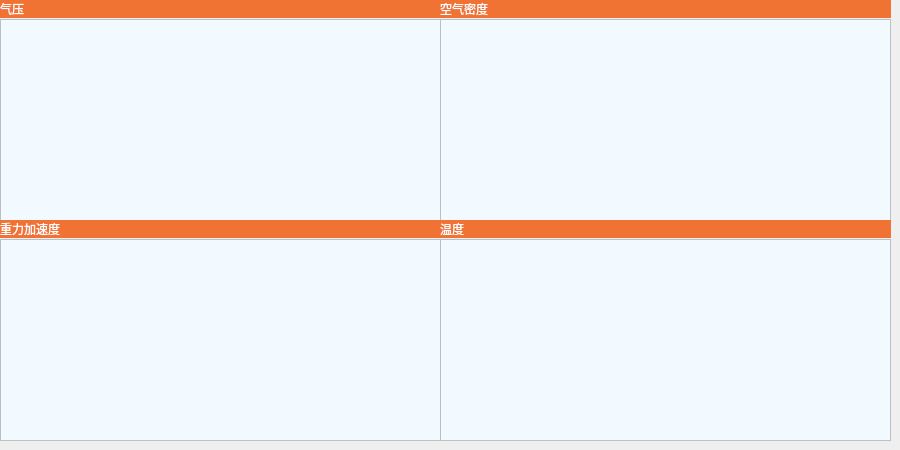
    <widget class="QWidget" name="tab_3">
     <attribute name="title">
      <string>模拟数据—环境特征</string>
     </attribute>
     <widget class="QWidget" name="layoutWidget_15">
      <property name="geometry">
       <rect>
        <x>0</x>
        <y>0</y>
        <width>441</width>
        <height>221</height>
       </rect>
      </property>
      <layout class="QGridLayout" name="gridLayout_16">
       <property name="verticalSpacing">
        <number>1</number>
       </property>
       <item row="1" column="0">
        <widget class="plotWidget" name="environment_pressure_plot">
         <property name="styleSheet">
          <string notr="true">background-color: rgb(242, 249, 255);</string>
         </property>
        </widget>
       </item>
       <item row="0" column="0">
        <widget class="QLabel" name="imu_angular_27">
         <property name="palette">
          <palette>
           <active>
            <colorrole role="WindowText">
             <brush brushstyle="SolidPattern">
              <color alpha="255">
               <red>255</red>
               <green>255</green>
               <blue>255</blue>
              </color>
             </brush>
            </colorrole>
            <colorrole role="Button">
             <brush brushstyle="SolidPattern">
              <color alpha="255">
               <red>241</red>
               <green>115</green>
               <blue>52</blue>
              </color>
             </brush>
            </colorrole>
            <colorrole role="Base">
             <brush brushstyle="SolidPattern">
              <color alpha="255">
               <red>241</red>
               <green>115</green>
               <blue>52</blue>
              </color>
             </brush>
            </colorrole>
            <colorrole role="Window">
             <brush brushstyle="SolidPattern">
              <color alpha="255">
               <red>241</red>
               <green>115</green>
               <blue>52</blue>
              </color>
             </brush>
            </colorrole>
           </active>
           <inactive>
            <colorrole role="WindowText">
             <brush brushstyle="SolidPattern">
              <color alpha="255">
               <red>255</red>
               <green>255</green>
               <blue>255</blue>
              </color>
             </brush>
            </colorrole>
            <colorrole role="Button">
             <brush brushstyle="SolidPattern">
              <color alpha="255">
               <red>241</red>
               <green>115</green>
               <blue>52</blue>
              </color>
             </brush>
            </colorrole>
            <colorrole role="Base">
             <brush brushstyle="SolidPattern">
              <color alpha="255">
               <red>241</red>
               <green>115</green>
               <blue>52</blue>
              </color>
             </brush>
            </colorrole>
            <colorrole role="Window">
             <brush brushstyle="SolidPattern">
              <color alpha="255">
               <red>241</red>
               <green>115</green>
               <blue>52</blue>
              </color>
             </brush>
            </colorrole>
           </inactive>
           <disabled>
            <colorrole role="WindowText">
             <brush brushstyle="SolidPattern">
              <color alpha="255">
               <red>120</red>
               <green>120</green>
               <blue>120</blue>
              </color>
             </brush>
            </colorrole>
            <colorrole role="Button">
             <brush brushstyle="SolidPattern">
              <color alpha="255">
               <red>241</red>
               <green>115</green>
               <blue>52</blue>
              </color>
             </brush>
            </colorrole>
            <colorrole role="Base">
             <brush brushstyle="SolidPattern">
              <color alpha="255">
               <red>241</red>
               <green>115</green>
               <blue>52</blue>
              </color>
             </brush>
            </colorrole>
            <colorrole role="Window">
             <brush brushstyle="SolidPattern">
              <color alpha="255">
               <red>241</red>
               <green>115</green>
               <blue>52</blue>
              </color>
             </brush>
            </colorrole>
           </disabled>
          </palette>
         </property>
         <property name="font">
          <font>
           <family>等线</family>
           <pointsize>9</pointsize>
           <weight>50</weight>
           <bold>false</bold>
          </font>
         </property>
         <property name="styleSheet">
          <string notr="true">background-color: rgb(226, 226, 226);
background-color: rgb(241, 115, 52);</string>
         </property>
         <property name="text">
          <string>气压</string>
         </property>
        </widget>
       </item>
      </layout>
     </widget>
     <widget class="QWidget" name="layoutWidget_16">
      <property name="geometry">
       <rect>
        <x>0</x>
        <y>220</y>
        <width>441</width>
        <height>221</height>
       </rect>
      </property>
      <layout class="QGridLayout" name="gridLayout_17">
       <property name="verticalSpacing">
        <number>1</number>
       </property>
       <item row="1" column="0">
        <widget class="plotWidget" name="environment_gravity_plot">
         <property name="styleSheet">
          <string notr="true">background-color: rgb(242, 249, 255);</string>
         </property>
        </widget>
       </item>
       <item row="0" column="0">
        <widget class="QLabel" name="imu_angular_29">
         <property name="palette">
          <palette>
           <active>
            <colorrole role="WindowText">
             <brush brushstyle="SolidPattern">
              <color alpha="255">
               <red>255</red>
               <green>255</green>
               <blue>255</blue>
              </color>
             </brush>
            </colorrole>
            <colorrole role="Button">
             <brush brushstyle="SolidPattern">
              <color alpha="255">
               <red>241</red>
               <green>115</green>
               <blue>52</blue>
              </color>
             </brush>
            </colorrole>
            <colorrole role="Base">
             <brush brushstyle="SolidPattern">
              <color alpha="255">
               <red>241</red>
               <green>115</green>
               <blue>52</blue>
              </color>
             </brush>
            </colorrole>
            <colorrole role="Window">
             <brush brushstyle="SolidPattern">
              <color alpha="255">
               <red>241</red>
               <green>115</green>
               <blue>52</blue>
              </color>
             </brush>
            </colorrole>
           </active>
           <inactive>
            <colorrole role="WindowText">
             <brush brushstyle="SolidPattern">
              <color alpha="255">
               <red>255</red>
               <green>255</green>
               <blue>255</blue>
              </color>
             </brush>
            </colorrole>
            <colorrole role="Button">
             <brush brushstyle="SolidPattern">
              <color alpha="255">
               <red>241</red>
               <green>115</green>
               <blue>52</blue>
              </color>
             </brush>
            </colorrole>
            <colorrole role="Base">
             <brush brushstyle="SolidPattern">
              <color alpha="255">
               <red>241</red>
               <green>115</green>
               <blue>52</blue>
              </color>
             </brush>
            </colorrole>
            <colorrole role="Window">
             <brush brushstyle="SolidPattern">
              <color alpha="255">
               <red>241</red>
               <green>115</green>
               <blue>52</blue>
              </color>
             </brush>
            </colorrole>
           </inactive>
           <disabled>
            <colorrole role="WindowText">
             <brush brushstyle="SolidPattern">
              <color alpha="255">
               <red>120</red>
               <green>120</green>
               <blue>120</blue>
              </color>
             </brush>
            </colorrole>
            <colorrole role="Button">
             <brush brushstyle="SolidPattern">
              <color alpha="255">
               <red>241</red>
               <green>115</green>
               <blue>52</blue>
              </color>
             </brush>
            </colorrole>
            <colorrole role="Base">
             <brush brushstyle="SolidPattern">
              <color alpha="255">
               <red>241</red>
               <green>115</green>
               <blue>52</blue>
              </color>
             </brush>
            </colorrole>
            <colorrole role="Window">
             <brush brushstyle="SolidPattern">
              <color alpha="255">
               <red>241</red>
               <green>115</green>
               <blue>52</blue>
              </color>
             </brush>
            </colorrole>
           </disabled>
          </palette>
         </property>
         <property name="font">
          <font>
           <family>等线</family>
           <pointsize>9</pointsize>
           <weight>50</weight>
           <bold>false</bold>
          </font>
         </property>
         <property name="styleSheet">
          <string notr="true">background-color: rgb(226, 226, 226);
background-color: rgb(241, 115, 52);</string>
         </property>
         <property name="text">
          <string>重力加速度</string>
         </property>
        </widget>
       </item>
      </layout>
     </widget>
     <widget class="QWidget" name="layoutWidget_17">
      <property name="geometry">
       <rect>
        <x>440</x>
        <y>0</y>
        <width>451</width>
        <height>221</height>
       </rect>
      </property>
      <layout class="QGridLayout" name="gridLayout_18">
       <property name="verticalSpacing">
        <number>1</number>
       </property>
       <item row="1" column="0">
        <widget class="plotWidget" name="environment_air_density_plot">
         <property name="styleSheet">
          <string notr="true">background-color: rgb(242, 249, 255);</string>
         </property>
        </widget>
       </item>
       <item row="0" column="0">
        <widget class="QLabel" name="imu_angular_31">
         <property name="palette">
          <palette>
           <active>
            <colorrole role="WindowText">
             <brush brushstyle="SolidPattern">
              <color alpha="255">
               <red>255</red>
               <green>255</green>
               <blue>255</blue>
              </color>
             </brush>
            </colorrole>
            <colorrole role="Button">
             <brush brushstyle="SolidPattern">
              <color alpha="255">
               <red>241</red>
               <green>115</green>
               <blue>52</blue>
              </color>
             </brush>
            </colorrole>
            <colorrole role="Base">
             <brush brushstyle="SolidPattern">
              <color alpha="255">
               <red>241</red>
               <green>115</green>
               <blue>52</blue>
              </color>
             </brush>
            </colorrole>
            <colorrole role="Window">
             <brush brushstyle="SolidPattern">
              <color alpha="255">
               <red>241</red>
               <green>115</green>
               <blue>52</blue>
              </color>
             </brush>
            </colorrole>
           </active>
           <inactive>
            <colorrole role="WindowText">
             <brush brushstyle="SolidPattern">
              <color alpha="255">
               <red>255</red>
               <green>255</green>
               <blue>255</blue>
              </color>
             </brush>
            </colorrole>
            <colorrole role="Button">
             <brush brushstyle="SolidPattern">
              <color alpha="255">
               <red>241</red>
               <green>115</green>
               <blue>52</blue>
              </color>
             </brush>
            </colorrole>
            <colorrole role="Base">
             <brush brushstyle="SolidPattern">
              <color alpha="255">
               <red>241</red>
               <green>115</green>
               <blue>52</blue>
              </color>
             </brush>
            </colorrole>
            <colorrole role="Window">
             <brush brushstyle="SolidPattern">
              <color alpha="255">
               <red>241</red>
               <green>115</green>
               <blue>52</blue>
              </color>
             </brush>
            </colorrole>
           </inactive>
           <disabled>
            <colorrole role="WindowText">
             <brush brushstyle="SolidPattern">
              <color alpha="255">
               <red>120</red>
               <green>120</green>
               <blue>120</blue>
              </color>
             </brush>
            </colorrole>
            <colorrole role="Button">
             <brush brushstyle="SolidPattern">
              <color alpha="255">
               <red>241</red>
               <green>115</green>
               <blue>52</blue>
              </color>
             </brush>
            </colorrole>
            <colorrole role="Base">
             <brush brushstyle="SolidPattern">
              <color alpha="255">
               <red>241</red>
               <green>115</green>
               <blue>52</blue>
              </color>
             </brush>
            </colorrole>
            <colorrole role="Window">
             <brush brushstyle="SolidPattern">
              <color alpha="255">
               <red>241</red>
               <green>115</green>
               <blue>52</blue>
              </color>
             </brush>
            </colorrole>
           </disabled>
          </palette>
         </property>
         <property name="font">
          <font>
           <family>等线</family>
           <pointsize>9</pointsize>
           <weight>50</weight>
           <bold>false</bold>
          </font>
         </property>
         <property name="styleSheet">
          <string notr="true">background-color: rgb(226, 226, 226);
background-color: rgb(241, 115, 52);</string>
         </property>
         <property name="text">
          <string>空气密度</string>
         </property>
        </widget>
       </item>
      </layout>
     </widget>
     <widget class="QWidget" name="layoutWidget_18">
      <property name="geometry">
       <rect>
        <x>440</x>
        <y>220</y>
        <width>451</width>
        <height>221</height>
       </rect>
      </property>
      <layout class="QGridLayout" name="gridLayout_19">
       <property name="verticalSpacing">
        <number>1</number>
       </property>
       <item row="1" column="0">
        <widget class="plotWidget" name="environment_temperature_plot">
         <property name="styleSheet">
          <string notr="true">background-color: rgb(242, 249, 255);</string>
         </property>
        </widget>
       </item>
       <item row="0" column="0">
        <widget class="QLabel" name="imu_angular_33">
         <property name="palette">
          <palette>
           <active>
            <colorrole role="WindowText">
             <brush brushstyle="SolidPattern">
              <color alpha="255">
               <red>255</red>
               <green>255</green>
               <blue>255</blue>
              </color>
             </brush>
            </colorrole>
            <colorrole role="Button">
             <brush brushstyle="SolidPattern">
              <color alpha="255">
               <red>241</red>
               <green>115</green>
               <blue>52</blue>
              </color>
             </brush>
            </colorrole>
            <colorrole role="Base">
             <brush brushstyle="SolidPattern">
              <color alpha="255">
               <red>241</red>
               <green>115</green>
               <blue>52</blue>
              </color>
             </brush>
            </colorrole>
            <colorrole role="Window">
             <brush brushstyle="SolidPattern">
              <color alpha="255">
               <red>241</red>
               <green>115</green>
               <blue>52</blue>
              </color>
             </brush>
            </colorrole>
           </active>
           <inactive>
            <colorrole role="WindowText">
             <brush brushstyle="SolidPattern">
              <color alpha="255">
               <red>255</red>
               <green>255</green>
               <blue>255</blue>
              </color>
             </brush>
            </colorrole>
            <colorrole role="Button">
             <brush brushstyle="SolidPattern">
              <color alpha="255">
               <red>241</red>
               <green>115</green>
               <blue>52</blue>
              </color>
             </brush>
            </colorrole>
            <colorrole role="Base">
             <brush brushstyle="SolidPattern">
              <color alpha="255">
               <red>241</red>
               <green>115</green>
               <blue>52</blue>
              </color>
             </brush>
            </colorrole>
            <colorrole role="Window">
             <brush brushstyle="SolidPattern">
              <color alpha="255">
               <red>241</red>
               <green>115</green>
               <blue>52</blue>
              </color>
             </brush>
            </colorrole>
           </inactive>
           <disabled>
            <colorrole role="WindowText">
             <brush brushstyle="SolidPattern">
              <color alpha="255">
               <red>120</red>
               <green>120</green>
               <blue>120</blue>
              </color>
             </brush>
            </colorrole>
            <colorrole role="Button">
             <brush brushstyle="SolidPattern">
              <color alpha="255">
               <red>241</red>
               <green>115</green>
               <blue>52</blue>
              </color>
             </brush>
            </colorrole>
            <colorrole role="Base">
             <brush brushstyle="SolidPattern">
              <color alpha="255">
               <red>241</red>
               <green>115</green>
               <blue>52</blue>
              </color>
             </brush>
            </colorrole>
            <colorrole role="Window">
             <brush brushstyle="SolidPattern">
              <color alpha="255">
               <red>241</red>
               <green>115</green>
               <blue>52</blue>
              </color>
             </brush>
            </colorrole>
           </disabled>
          </palette>
         </property>
         <property name="font">
          <font>
           <family>等线</family>
           <pointsize>9</pointsize>
           <weight>50</weight>
           <bold>false</bold>
          </font>
         </property>
         <property name="styleSheet">
          <string notr="true">background-color: rgb(226, 226, 226);
background-color: rgb(241, 115, 52);</string>
         </property>
         <property name="text">
          <string>温度</string>
         </property>
        </widget>
       </item>
      </layout>
     </widget>
    </widget>
